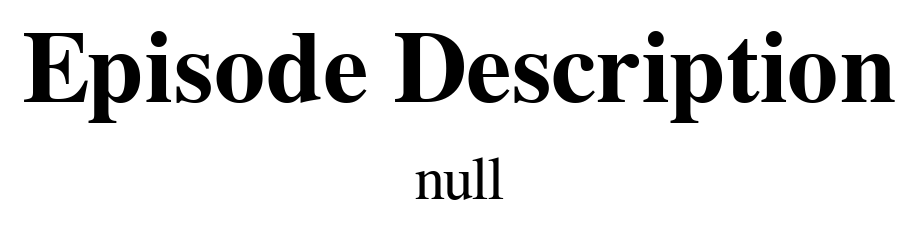

Notebook code for this chart:
### Code cell
field_name = "episode_description"
pretty_field_name = "Episode Description"
create_textbox1(episode_df, field_name, pretty_field_name)

### Figure 1 — Vega-Lite specification as saved in the notebook (floating-point values rounded to 4 significant figures)
{"config": {"view": {"continuousWidth": 300, "continuousHeight": 300, "stroke": "transparent"}, "text": {"font": "Arial", "fontSize": 15}, "title": {"font": "Arial", "fontSize": 25}}, "data": {"name": "data-1493444b7525a144caa2a6276c5c8a0e"}, "mark": {"type": "text", "baseline": "middle"}, "encoding": {"text": {"field": "episode_description", "type": "nominal"}}, "title": "Episode Description", "$schema": "https://vega.github.io/schema/vega-lite/v5.15.1.json", "datasets": {"data-1493444b7525a144caa2a6276c5c8a0e": [{"episode_description": NaN}]}}
